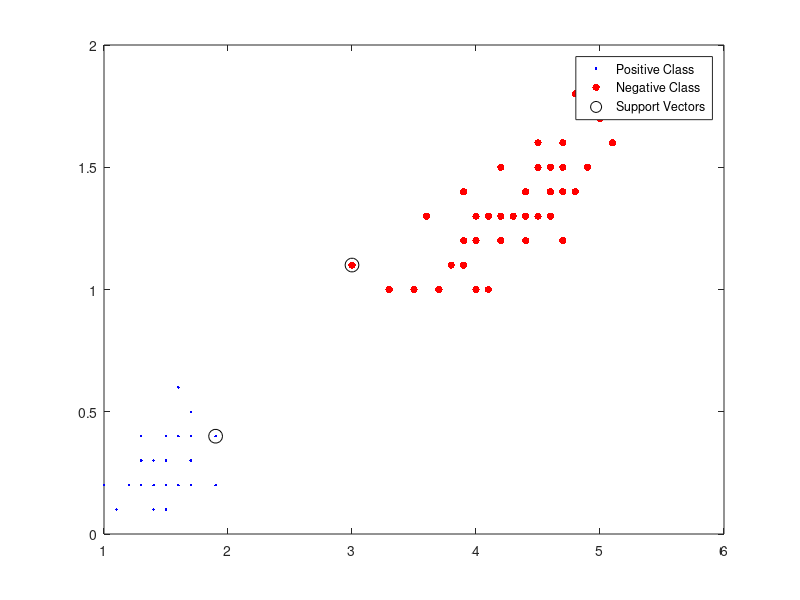

Write MATLAB code to recreate this figure.
%%% 1. Load in the data
close all;
clearvars;
load fisheriris;

%%% 2. Create the training example data and expected labels
% This is a 150 training example dataset with 4 features
% stored in meas - 150 x 4
% The labels are stored as strings in a cell array called species
% Get the first 100 examples - 2 classes
% Look at two features for now - The last two
X = meas(1:100,3:4);

% Make the first class positive and the second class negative
y = [ones(50,1); zeros(50,1)];

%%% 3. Show what the data looks like
figure;

% Plots a scatter plot where each training example is highlighted in a
% different colour depending on the class
plot(X(1:50,1), X(1:50,2), 'b.', X(51:100,1), X(51:100,2), 'r.',...
    'MarkerSize', 16);

%%% 4. Train a linear SVM classifier
svm = fitcsvm(X, y, 'ClassNames', [0 1]);

%%% 5. Plot the support vectors as black circles on top of the data
% Get the support vectors
% This is a matrix of points that tells you the training examples that were
% selected as support vectors
sv = svm.SupportVectors;
hold on;
plot(sv(:,1), sv(:,2), 'ko', 'MarkerSize', 10);
legend('Positive Class', 'Negative Class', 'Support Vectors');

%%% 6. Declare new examples for predicting, then use SVM model to predict 
%%% new instances
newX = [1.7 2; 4.5 1.2];
labels = predict(svm, newX);